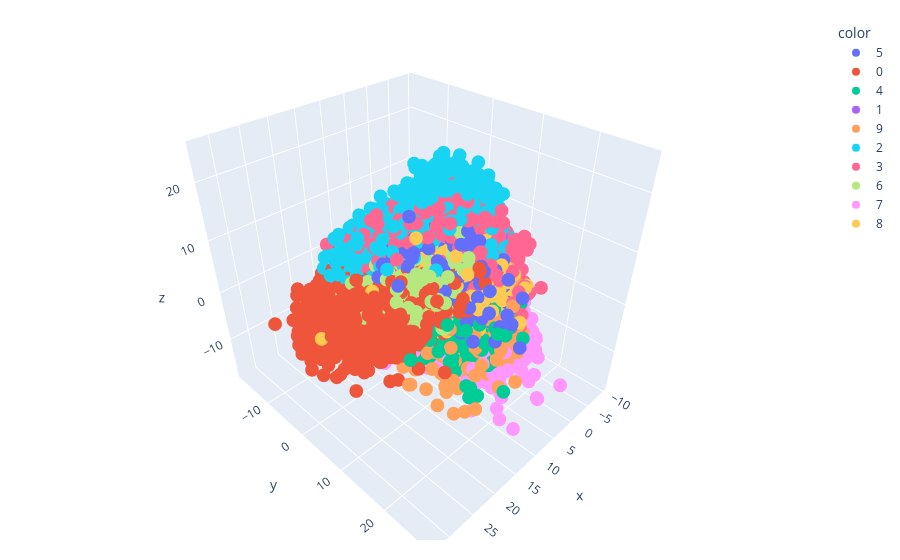

Source (notebook cell):
### Code cell
pca = PCA(n_components=3)
X_train_trf = pca.fit_transform(X_train)
X_test_trf = pca.transform(X_test)

y_train_trf = y_train.astype(str)

fig = px.scatter_3d(
    x=X_train_trf[:, 0],
    y=X_train_trf[:, 1],
    z=X_train_trf[:, 2],   # <-- Missing earlier
    color=y_train_trf,
)

fig.update_layout(margin=dict(l=20, r=20, t=20, b=20))
fig.show()

### Figure 1 — Plotly figure (JSON) as saved in the notebook; plotly's stock layout.template omitted (floating-point values rounded to 4 significant figures; data arrays with more than 128 entries replaced by an {"elided": "..."} marker saying what was removed)
{"data": [{"hovertemplate": "color=5<br>x=%{x}<br>y=%{y}<br>z=%{z}<extra></extra>", "legendgroup": "5", "marker": {"color": "#636efa", "symbol": "circle"}, "mode": "markers", "name": "5", "scene": "scene", "showlegend": true, "type": "scatter3d", "x": {"elided": "5421 float values"}, "y": {"elided": "5421 float values"}, "z": {"elided": "5421 float values"}}, {"hovertemplate": "color=0<br>x=%{x}<br>y=%{y}<br>z=%{z}<extra></extra>", "legendgroup": "0", "marker": {"color": "#EF553B", "symbol": "circle"}, "mode": "markers", "name": "0", "scene": "scene", "showlegend": true, "type": "scatter3d", "x": {"elided": "5923 float values"}, "y": {"elided": "5923 float values"}, "z": {"elided": "5923 float values"}}, {"hovertemplate": "color=4<br>x=%{x}<br>y=%{y}<br>z=%{z}<extra></extra>", "legendgroup": "4", "marker": {"color": "#00cc96", "symbol": "circle"}, "mode": "markers", "name": "4", "scene": "scene", "showlegend": true, "type": "scatter3d", "x": {"elided": "5842 float values"}, "y": {"elided": "5842 float values"}, "z": {"elided": "5842 float values"}}, {"hovertemplate": "color=1<br>x=%{x}<br>y=%{y}<br>z=%{z}<extra></extra>", "legendgroup": "1", "marker": {"color": "#ab63fa", "symbol": "circle"}, "mode": "markers", "name": "1", "scene": "scene", "showlegend": true, "type": "scatter3d", "x": {"elided": "6742 float values"}, "y": {"elided": "6742 float values"}, "z": {"elided": "6742 float values"}}, {"hovertemplate": "color=9<br>x=%{x}<br>y=%{y}<br>z=%{z}<extra></extra>", "legendgroup": "9", "marker": {"color": "#FFA15A", "symbol": "circle"}, "mode": "markers", "name": "9", "scene": "scene", "showlegend": true, "type": "scatter3d", "x": {"elided": "5949 float values"}, "y": {"elided": "5949 float values"}, "z": {"elided": "5949 float values"}}, {"hovertemplate": "color=2<br>x=%{x}<br>y=%{y}<br>z=%{z}<extra></extra>", "legendgroup": "2", "marker": {"color": "#19d3f3", "symbol": "circle"}, "mode": "markers", "name": "2", "scene": "scene", "showlegend": true, "type": "scatter3d", "x": {"elided": "5958 float values"}, "y": {"elided": "5958 float values"}, "z": {"elided": "5958 float values"}}, {"hovertemplate": "color=3<br>x=%{x}<br>y=%{y}<br>z=%{z}<extra></extra>", "legendgroup": "3", "marker": {"color": "#FF6692", "symbol": "circle"}, "mode": "markers", "name": "3", "scene": "scene", "showlegend": true, "type": "scatter3d", "x": {"elided": "6131 float values"}, "y": {"elided": "6131 float values"}, "z": {"elided": "6131 float values"}}, {"hovertemplate": "color=6<br>x=%{x}<br>y=%{y}<br>z=%{z}<extra></extra>", "legendgroup": "6", "marker": {"color": "#B6E880", "symbol": "circle"}, "mode": "markers", "name": "6", "scene": "scene", "showlegend": true, "type": "scatter3d", "x": {"elided": "5918 float values"}, "y": {"elided": "5918 float values"}, "z": {"elided": "5918 float values"}}, {"hovertemplate": "color=7<br>x=%{x}<br>y=%{y}<br>z=%{z}<extra></extra>", "legendgroup": "7", "marker": {"color": "#FF97FF", "symbol": "circle"}, "mode": "markers", "name": "7", "scene": "scene", "showlegend": true, "type": "scatter3d", "x": {"elided": "6265 float values"}, "y": {"elided": "6265 float values"}, "z": {"elided": "6265 float values"}}, {"hovertemplate": "color=8<br>x=%{x}<br>y=%{y}<br>z=%{z}<extra></extra>", "legendgroup": "8", "marker": {"color": "#FECB52", "symbol": "circle"}, "mode": "markers", "name": "8", "scene": "scene", "showlegend": true, "type": "scatter3d", "x": {"elided": "5851 float values"}, "y": {"elided": "5851 float values"}, "z": {"elided": "5851 float values"}}], "layout": {"legend": {"title": {"text": "color"}, "tracegroupgap": 0}, "margin": {"b": 20, "l": 20, "r": 20, "t": 20}, "scene": {"domain": {"x": [0, 1], "y": [0, 1]}, "xaxis": {"title": {"text": "x"}}, "yaxis": {"title": {"text": "y"}}, "zaxis": {"title": {"text": "z"}}}}}
